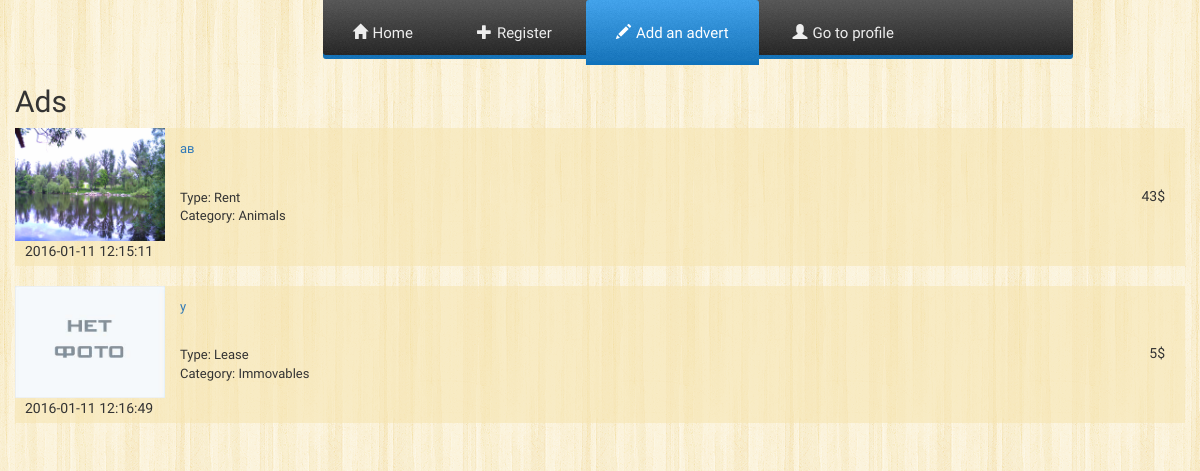
The page / on the database its author committed.
### tables this page shows
CREATE TABLE IF NOT EXISTS `ads` (
  `id_ad` int(11) NOT NULL AUTO_INCREMENT,
  `title` varchar(50) NOT NULL,
  `message` text NOT NULL,
  `type_id` int(11) NOT NULL,
  `category_id` int(11) NOT NULL,
  `cost` int(11) NOT NULL DEFAULT '0',
  `img` varchar(50) NOT NULL,
  `email` varchar(50) NOT NULL,
  `create_data` timestamp NOT NULL DEFAULT CURRENT_TIMESTAMP,
  PRIMARY KEY (`id_ad`)
);

CREATE TABLE IF NOT EXISTS `types` (
  `id_type` int(11) NOT NULL AUTO_INCREMENT,
  `name` varchar(50) NOT NULL,
  PRIMARY KEY (`id_type`)
);

CREATE TABLE IF NOT EXISTS `categories` (
  `id_category` int(11) NOT NULL AUTO_INCREMENT,
  `name` varchar(50) NOT NULL,
  `description` text,
  PRIMARY KEY (`id_category`)
);

### functions.php (called while the page is built, shortened)
<?php
class funcs
{
    function get_type($id_type)
    {
        $connection = new PDO('mysql:host=localhost; port=65535; dbname=doskaobyavl', 'root', '');
        $type = $connection->query("SELECT name FROM types where id_type='$id_type'")->fetchColumn();
        return $type;
    }
    function get_categ($id_category)
    {
        $connection = new PDO('mysql:host=localhost; port=65535; dbname=doskaobyavl', 'root', '');
        $categ = $connection->query("SELECT name FROM categories where id_category='$id_category'")->fetchColumn();
        return $categ;
    }
}

### index.php (the view, shortened to what this page needs)
<?php
require_once "functions.php";
$user_login = "";
$functs = new funcs();
$connection = new PDO('mysql:host=localhost; port=65535; dbname=doskaobyavl', 'root', '');
$mas2 = $connection->query('SELECT id_ad,title,type_id,category_id,cost,img,create_data FROM ads');
?>
<!DOCTYPE html>
<html>
<head>
    <link rel="stylesheet" type="text/css"
          href="https://cdnjs.cloudflare.com/ajax/libs/twitter-bootstrap/3.3.6/css/bootstrap.min.css">
    <link rel="stylesheet" type="text/css" href="css/main.css">
    <link rel="stylesheet" type="text/css" href="css/styles.css">
</head>
<body>
<div class="container">
    <div class="row">
        <div class="col-md-8 col-md-offset-3">
            <div id='cssmenu'>
                <ul>
                    <li><a href="/"><span class="glyphicon glyphicon-home"></span>Home</a></li>
                    <li><a href="registration.php"><span class="glyphicon glyphicon-plus"></span>Register</a></li>
                    <li class='active'><a href="add_ad.php"><span class="glyphicon glyphicon-pencil"></span>Add an
                            advert</a></li>
                    <?php if ($user_login == "") {
                        $profile_header = "Go to profile";
                        $profile_link = "authorization.php";
                    } else {
                        $profile_header = $user_login;
                        $profile_link = "profile.php";
                    }
                    ?>
                    <li class='last'><a href="<?php echo $profile_link;?>"><span class="glyphicon glyphicon-user"></span><?php echo $profile_header;?></a></li>
                </ul>
            </div>
        </div>
    </div>
    <div class="row">
        <div class="col-md-12">
            <div class="row"><h2>Ads</h2></div>
            <div class="row">
                <?php
                while ($row = $mas2->fetch()) {
                $categ = $functs->get_categ($row['category_id']);
                $type = $functs->get_type($row['type_id']);
                echo "<div class='obyavlenie'>";
                $temp = $row['img'];
                echo "<div class='imgPreview'><img src='photos/" . $temp . "'></div>";
                echo "<span class='link'><a href='advert.php?id=" . $row['id_ad'] . "'>" . $row['title'] . "</a></span>";
                echo "<div class='adsType' id='type'>Type: " . $type . "</div>";
                echo "<div class='adsCategory' id='category'>Category: " . $categ . "</div>";
                echo "<div class='create_data'>" . $row['create_data'] . "</div>";
                echo "<div class='cost'>" . $row['cost'] . "$</div>";
                echo "</div>";
                echo "<br/>";
                }
                ?>
            </div>
        </div>
    </div>
</div>
</body>
</html>

### css/main.css (style rules this page uses)
body { background-image: url(../photos/pattern8.png) ; font-family: Capriola, Helvetica, sans-serif; }
.imgPreview img { width: 150px; float: left; }
.obyavlenie { background-color: rgba(247, 229, 178, 0.58); width: 100%; clear: both; }
.link { top: 10px; }
.adsType,.adsCategory,.link { position: relative; font-size: small; left: 15px; }
.adsType { padding-top: 40px; }
.create_data { position: relative; left: -140px; top: 15px; }
.cost { position: relative; text-align: right; margin-right: 20px; top:-60px; }

### css/styles.css (style rules this page uses)
#cssmenu, #cssmenu ul, #cssmenu ul li, #cssmenu ul li a { margin: 0; padding: 0; border: 0; list-style: none; line-height: 1; display: block; position: relative; }
#cssmenu { width: auto; height: 59px; padding-bottom: 4px; }
#cssmenu ul { height: 59px; }
#cssmenu ul li { float: left; margin-right: 4px; border-top-left-radius: 3px; border-top-right-radius: 3px; z-index: 5; }
#cssmenu ul li a { padding: 24px 30px 20px 30px; margin-bottom: 4px; border-top-left-radius: 3px; border-top-right-radius: 3px; color: #eeeeee; font-size: 15px; text-decoration: none; }
#cssmenu ul li a span { margin-right: 5px; }
#cssmenu ul li:first-child, #cssmenu ul li:first-child > a { border-bottom-left-radius: 3px; }
#cssmenu ul li:hover, #cssmenu ul li.active { background: #0f71ba; background: -moz-linear-gradient(top, #3fa4f0 0%, #0f71ba 100%); background: -webkit-gradient(linear, left top, left bottom, color-stop(0%, #3fa4f0), color-stop(100%, #0f71ba)); background: -webkit-linear-gradient(top, #3fa4f0 0%, #0f71ba 100%); background: -o-linear-gradient(top, #3fa4f0 0%, #0f71ba 100%); background: -ms-linear-gradient(top, #3fa4f0 0%, #0f71ba 100%); background: linear-gradient(to bottom, #3fa4f0 0%, #0f71ba 100%); }
#cssmenu ul li a:hover, #cssmenu ul li.active > a { background: url('../photos/bg.png'); color: #ffffff; }

### rows shown on the page
ads: img (picture), title "ав", type.name "Rent", category.name "Animals", create_data "2016-01-11 12:15:11", cost "43"
ads: img (placeholder picture), title "у", type.name "Lease", category.name "Immovables", create_data "2016-01-11 12:16:49", cost "5"

### other values the page prints
$profile_header "Go to profile"
